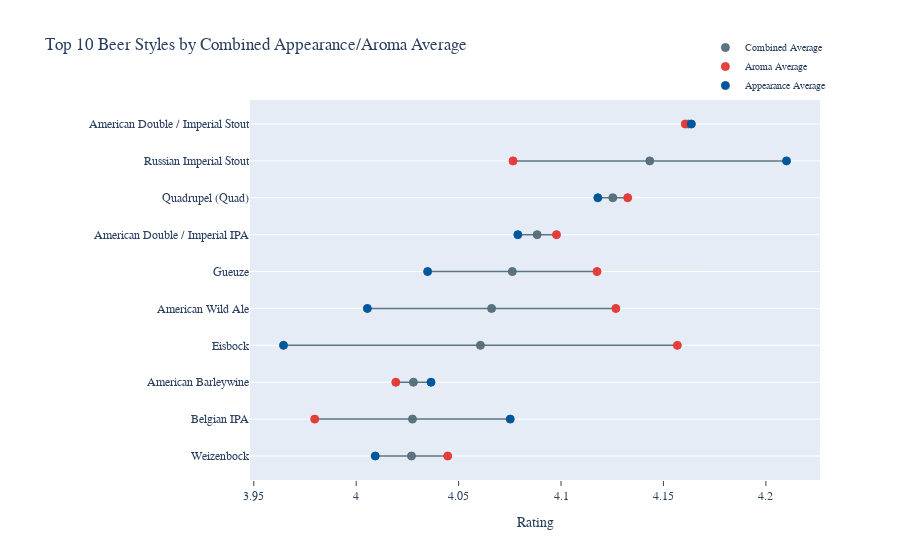

Notebook source saved alongside this figure:
### Code cell
# Aggregate count & mean for relevant variables
aro_appear = reviews[['beer_style','review_aroma', 'review_appearance','review_overall']]\
    .pivot_table(index="beer_style", aggfunc=('count','mean'))

# Flatten pivot table
aro_appear.columns = aro_appear.columns.to_series().str.join('_')
aro_appear.reset_index(inplace=True)

# Remove redundant '_count' columns
aro_appear.drop(list(aro_appear.filter(regex = 'count')), 
                      axis = 1, 
                      inplace = True)

#aro_appear = aro_appear.drop(['review_appearance_count', 
                                         # 'review_aroma_count'], axis=1)

# Add average of combined aroma and appearance 
aro_appear['aroma_appear_mean'] = (aro_appear['review_appearance_mean'] + 
                              aro_appear['review_aroma_mean']) / 2

# Add absolute average distance from mean 
aro_appear['diff_from_mean'] = abs(aro_appear['review_appearance_mean'] - aro_appear['review_aroma_mean'])

# Sort for plotly 
sort_aro_appear = aro_appear.sort_values('aroma_appear_mean', ascending=False)\
                    .head(10)\
                    .sort_values('aroma_appear_mean',ascending=True)

# Aroma-Appearance Dumbbell Plot Workaround
p1 = go.Scatter(
    x = sort_aro_appear['aroma_appear_mean'],
    y = sort_aro_appear['beer_style'],
    error_x = dict(
        type='data',
        array=sort_aro_appear['diff_from_mean']/2,
        thickness=1.5),
    mode = 'markers',
    name = 'Combined Average',
    marker=dict(
        color='rgba(84, 110, 122, 0.95)',
        line=dict(
            color='rgba(84, 110, 122, 1.0)',
            width=1,
        ),
        symbol='circle',
        size=8
    )
)

# Aroma Rating Dot Plot 
p2 = go.Scatter(
    x = sort_aro_appear['review_aroma_mean'],
    y = sort_aro_appear['beer_style'],
    mode = 'markers',
    name = 'Aroma Average',
    marker=dict(
        color='rgba(229, 57, 53, 0.95)',
        line=dict(
            color='rgba(229, 57, 53, 1.0)',
            width=1,
        ),
        symbol='circle',
        size=8
    )
)

# Appearance Rating Dot Plot
p3 = go.Scatter(
    x = sort_aro_appear['review_appearance_mean'],
    y = sort_aro_appear['beer_style'],
    mode = 'markers',
    name = 'Appearance Average',
    marker=dict(
        color='rgb(1, 87, 155, 0.95)',
        line=dict(
            color='rgba(1, 87, 155, 1.0)',
            width=1,
        ),
        symbol='circle',
        size=8
    )
)


# Set layout
layout=dict(
    title='Top 10 Beer Styles by Combined Appearance/Aroma Average',
    xaxis=dict(
        showline=True,
        showticklabels=True,
        ticks='outside',
        title='Rating',
        hoverformat = '.2f',
        autorange=True,
        showgrid=False,),
    margin = dict(l = 250),
    font=dict(family='Courier New, monospace', color='dark gray'),
    legend=dict(
        font=dict(
            size=10,
        ),
        yanchor='bottom',
        xanchor='right',
    ),
    hovermode='closest'
)


# Plot it
fig = go.Figure(data=[p1,p2,p3], layout=layout)
py.offline.iplot(fig)

### Figure 1 — Plotly figure (JSON) as saved in the notebook; plotly's stock layout.template omitted (floating-point values rounded to 4 significant figures)
{"data": [{"error_x": {"array": [0.01769, 0.04773, 0.008596, 0.09613, 0.06065, 0.04135, 0.009433, 0.007285, 0.06675, 0.001484], "thickness": 1.5, "type": "data"}, "marker": {"color": "rgba(84, 110, 122, 0.95)", "line": {"color": "rgba(84, 110, 122, 1.0)", "width": 1}, "size": 8, "symbol": "circle"}, "mode": "markers", "name": "Combined Average", "type": "scatter", "x": [4.027, 4.027, 4.028, 4.061, 4.066, 4.076, 4.088, 4.125, 4.143, 4.162], "y": ["Weizenbock", "Belgian IPA", "American Barleywine", "Eisbock", "American Wild Ale", "Gueuze", "American Double / Imperial IPA", "Quadrupel (Quad)", "Russian Imperial Stout", "American Double / Imperial Stout"]}, {"marker": {"color": "rgba(229, 57, 53, 0.95)", "line": {"color": "rgba(229, 57, 53, 1.0)", "width": 1}, "size": 8, "symbol": "circle"}, "mode": "markers", "name": "Aroma Average", "type": "scatter", "x": [4.045, 3.98, 4.019, 4.157, 4.127, 4.118, 4.098, 4.133, 4.077, 4.161], "y": ["Weizenbock", "Belgian IPA", "American Barleywine", "Eisbock", "American Wild Ale", "Gueuze", "American Double / Imperial IPA", "Quadrupel (Quad)", "Russian Imperial Stout", "American Double / Imperial Stout"]}, {"marker": {"color": "rgb(1, 87, 155, 0.95)", "line": {"color": "rgba(1, 87, 155, 1.0)", "width": 1}, "size": 8, "symbol": "circle"}, "mode": "markers", "name": "Appearance Average", "type": "scatter", "x": [4.009, 4.075, 4.037, 3.965, 4.005, 4.035, 4.079, 4.118, 4.21, 4.164], "y": ["Weizenbock", "Belgian IPA", "American Barleywine", "Eisbock", "American Wild Ale", "Gueuze", "American Double / Imperial IPA", "Quadrupel (Quad)", "Russian Imperial Stout", "American Double / Imperial Stout"]}], "layout": {"font": {"color": "dark gray", "family": "Courier New, monospace"}, "hovermode": "closest", "legend": {"font": {"size": 10}, "xanchor": "right", "yanchor": "bottom"}, "margin": {"l": 250}, "title": {"text": "Top 10 Beer Styles by Combined Appearance/Aroma Average"}, "xaxis": {"autorange": true, "hoverformat": ".2f", "showgrid": false, "showline": true, "showticklabels": true, "ticks": "outside", "title": {"text": "Rating"}}}}
